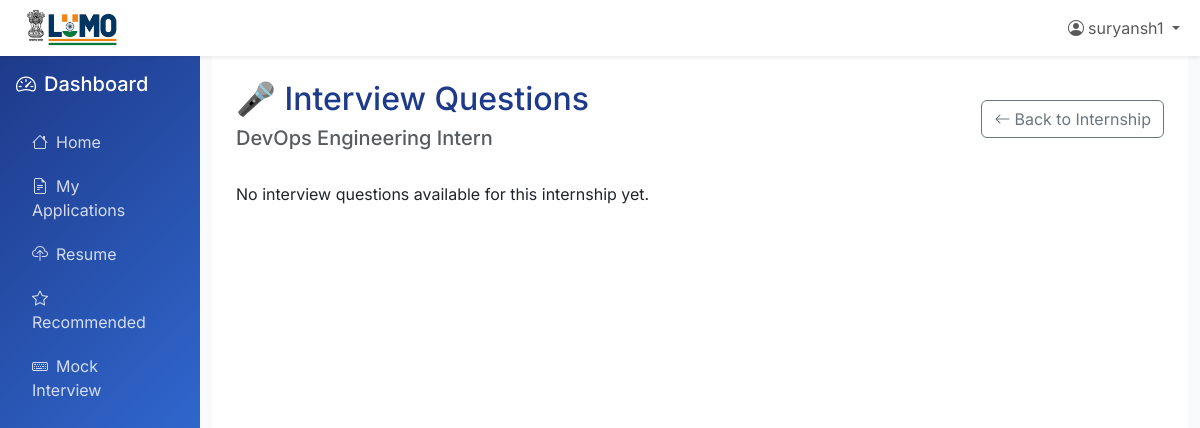
The app's page /dashboard/internship/6/interview/ (signed in), older data.
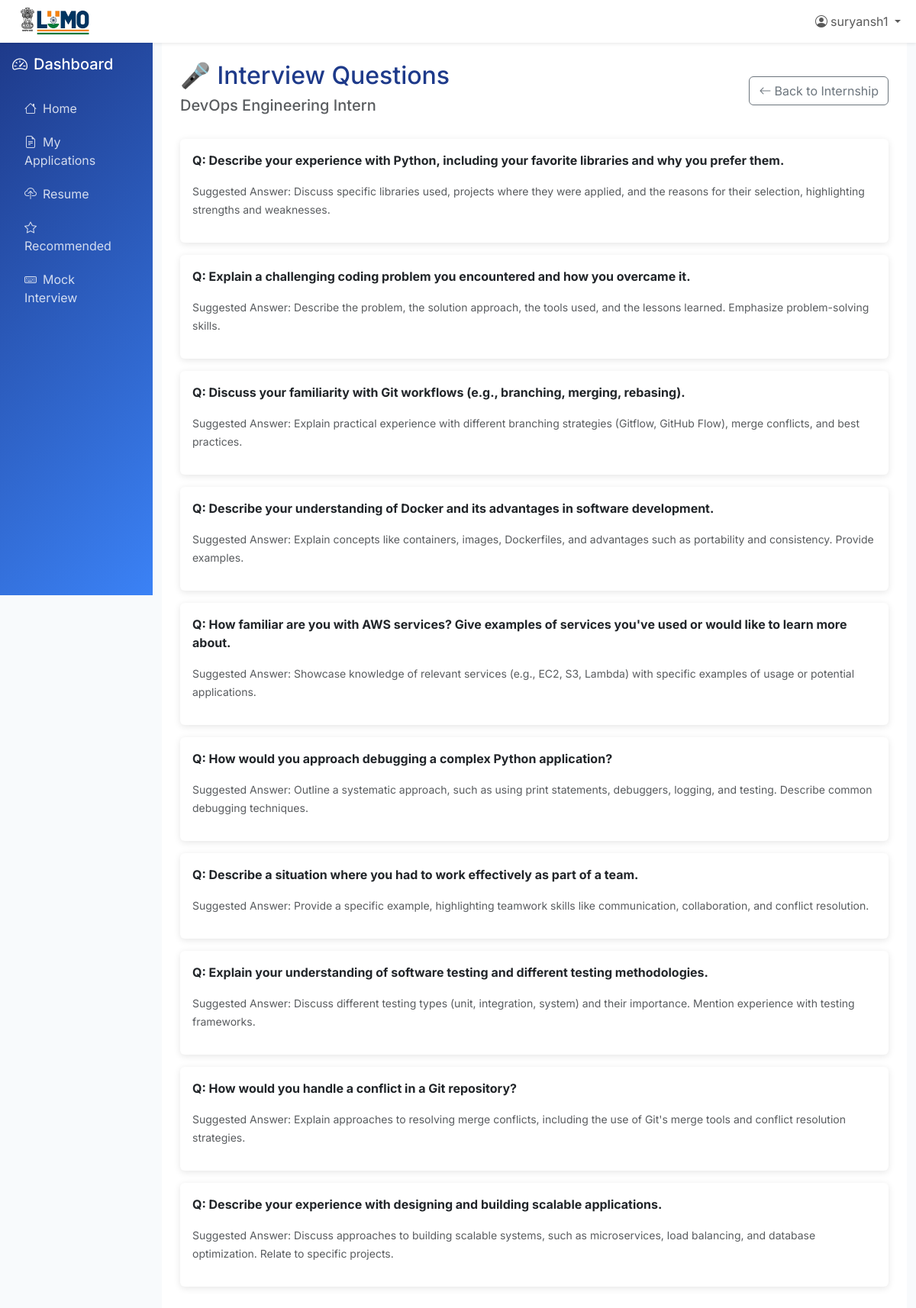
The same page, newer data.
### dashboard/models.py (models this page shows, shortened)
class InterviewQuestion(models.Model):
    internship = models.ForeignKey(Internship, on_delete=models.CASCADE, related_name='interview_questions')
    question_text = models.TextField()
    suggested_answer = models.TextField(blank=True, null=True, help_text="An ideal answer or key points to cover.")

### dashboard/views.py (the view)
# urls.py: path("internship/<int:internship_id>/interview/", views.interview_questions, name="interview_questions"),
@login_required
def interview_questions(request, internship_id):
    internship = get_object_or_404(Internship, id=internship_id)
    interview_questions = internship.interview_questions.all()
    context = {
        'internship': internship,
        'interview_questions': interview_questions
    }
    return render(request, 'dashboard/interview_questions.html', context)

### templates/dashboard/interview_questions.html (shortened to what this page needs)
{% extends 'dashboard/base.html' %}
{% block dashboard_content %}
<div class="d-flex justify-content-between align-items-center mb-4">
    <div>
        <h1 class="h2 text-lumo">🎤 Interview Questions</h1>
        <h5 class="text-muted">{{ internship.title }}</h5>
    </div>
    <a href="{% url 'internship_detail' internship.id %}" class="btn btn-outline-secondary">
        <i class="bi bi-arrow-left me-1"></i>Back to Internship
    </a>
</div>
{% for question in interview_questions %}
<div class="card mb-3">
    <div class="card-body">
        <p><strong>Q: {{ question.question_text }}</strong></p>
        <p class="text-muted"><small>Suggested Answer: {{ question.suggested_answer }}</small></p>
    </div>
</div>
{% empty %}
<p>No interview questions available for this internship yet.</p>
{% endfor %}
{% endblock %}

Row changes from the older to the newer data that the page shows:
added InterviewQuestion: question_text "Describe your experience with Python, including your favorite libraries and why you prefer them.", suggested_answer "Discuss specific libraries used, projects where they were applied, and the reasons for their selection, highlighting strengths and weaknesses."
added InterviewQuestion: question_text "Explain a challenging coding problem you encountered and how you overcame it.", suggested_answer "Describe the problem, the solution approach, the tools used, and the lessons learned. Emphasize problem-solving skills."
added InterviewQuestion: question_text "Discuss your familiarity with Git workflows (e.g., branching, merging, rebasing).", suggested_answer "Explain practical experience with different branching strategies (Gitflow, GitHub Flow), merge conflicts, and best practices."
added InterviewQuestion: question_text "Describe your understanding of Docker and its advantages in software development.", suggested_answer "Explain concepts like containers, images, Dockerfiles, and advantages such as portability and consistency. Provide examples."
added InterviewQuestion: question_text "How familiar are you with AWS services? Give examples of services you've used or would like to learn more about.", suggested_answer "Showcase knowledge of relevant services (e.g., EC2, S3, Lambda) with specific examples of usage or potential applications."
added InterviewQuestion: question_text "How would you approach debugging a complex Python application?", suggested_answer "Outline a systematic approach, such as using print statements, debuggers, logging, and testing. Describe common debugging techniques."
added InterviewQuestion: question_text "Describe a situation where you had to work effectively as part of a team.", suggested_answer "Provide a specific example, highlighting teamwork skills like communication, collaboration, and conflict resolution."
added InterviewQuestion: question_text "Explain your understanding of software testing and different testing methodologies.", suggested_answer "Discuss different testing types (unit, integration, system) and their importance. Mention experience with testing frameworks."
added InterviewQuestion: question_text "How would you handle a conflict in a Git repository?", suggested_answer "Explain approaches to resolving merge conflicts, including the use of Git's merge tools and conflict resolution strategies."
added InterviewQuestion: question_text "Describe your experience with designing and building scalable applications.", suggested_answer "Discuss approaches to building scalable systems, such as microservices, load balancing, and database optimization. Relate to specific projects."
Text that changed along with them:
text no longer shown: "No interview questions available for this internship yet."
